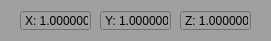
<?xml version="1.0" encoding="UTF-8"?>
<ui version="4.0">
 <class>ScalingWidget</class>
 <widget class="QWidget" name="ScalingWidget">
  <property name="geometry">
   <rect>
    <x>0</x>
    <y>0</y>
    <width>271</width>
    <height>41</height>
   </rect>
  </property>
  <property name="windowTitle">
   <string>Form</string>
  </property>
  <property name="styleSheet">
   <string notr="true">background-color: rgb(160, 160, 160);</string>
  </property>
  <widget class="QDoubleSpinBox" name="x_spinbox">
   <property name="geometry">
    <rect>
     <x>20</x>
     <y>10</y>
     <width>71</width>
     <height>21</height>
    </rect>
   </property>
   <property name="alignment">
    <set>Qt::AlignCenter</set>
   </property>
   <property name="buttonSymbols">
    <enum>QAbstractSpinBox::NoButtons</enum>
   </property>
   <property name="keyboardTracking">
    <bool>false</bool>
   </property>
   <property name="prefix">
    <string>X: </string>
   </property>
   <property name="decimals">
    <number>6</number>
   </property>
   <property name="minimum">
    <double>0.000001000000000</double>
   </property>
   <property name="maximum">
    <double>10000.000000000000000</double>
   </property>
   <property name="value">
    <double>1.000000000000000</double>
   </property>
  </widget>
  <widget class="QDoubleSpinBox" name="y_spinbox">
   <property name="geometry">
    <rect>
     <x>100</x>
     <y>10</y>
     <width>71</width>
     <height>21</height>
    </rect>
   </property>
   <property name="alignment">
    <set>Qt::AlignCenter</set>
   </property>
   <property name="buttonSymbols">
    <enum>QAbstractSpinBox::NoButtons</enum>
   </property>
   <property name="keyboardTracking">
    <bool>false</bool>
   </property>
   <property name="prefix">
    <string>Y: </string>
   </property>
   <property name="decimals">
    <number>6</number>
   </property>
   <property name="minimum">
    <double>0.000001000000000</double>
   </property>
   <property name="maximum">
    <double>10000.000000000000000</double>
   </property>
   <property name="value">
    <double>1.000000000000000</double>
   </property>
  </widget>
  <widget class="QDoubleSpinBox" name="z_spinbox">
   <property name="geometry">
    <rect>
     <x>180</x>
     <y>10</y>
     <width>71</width>
     <height>21</height>
    </rect>
   </property>
   <property name="alignment">
    <set>Qt::AlignCenter</set>
   </property>
   <property name="buttonSymbols">
    <enum>QAbstractSpinBox::NoButtons</enum>
   </property>
   <property name="keyboardTracking">
    <bool>false</bool>
   </property>
   <property name="prefix">
    <string>Z: </string>
   </property>
   <property name="decimals">
    <number>6</number>
   </property>
   <property name="minimum">
    <double>0.000001000000000</double>
   </property>
   <property name="maximum">
    <double>10000.000000000000000</double>
   </property>
   <property name="value">
    <double>1.000000000000000</double>
   </property>
  </widget>
 </widget>
 <resources/>
 <connections/>
</ui>
